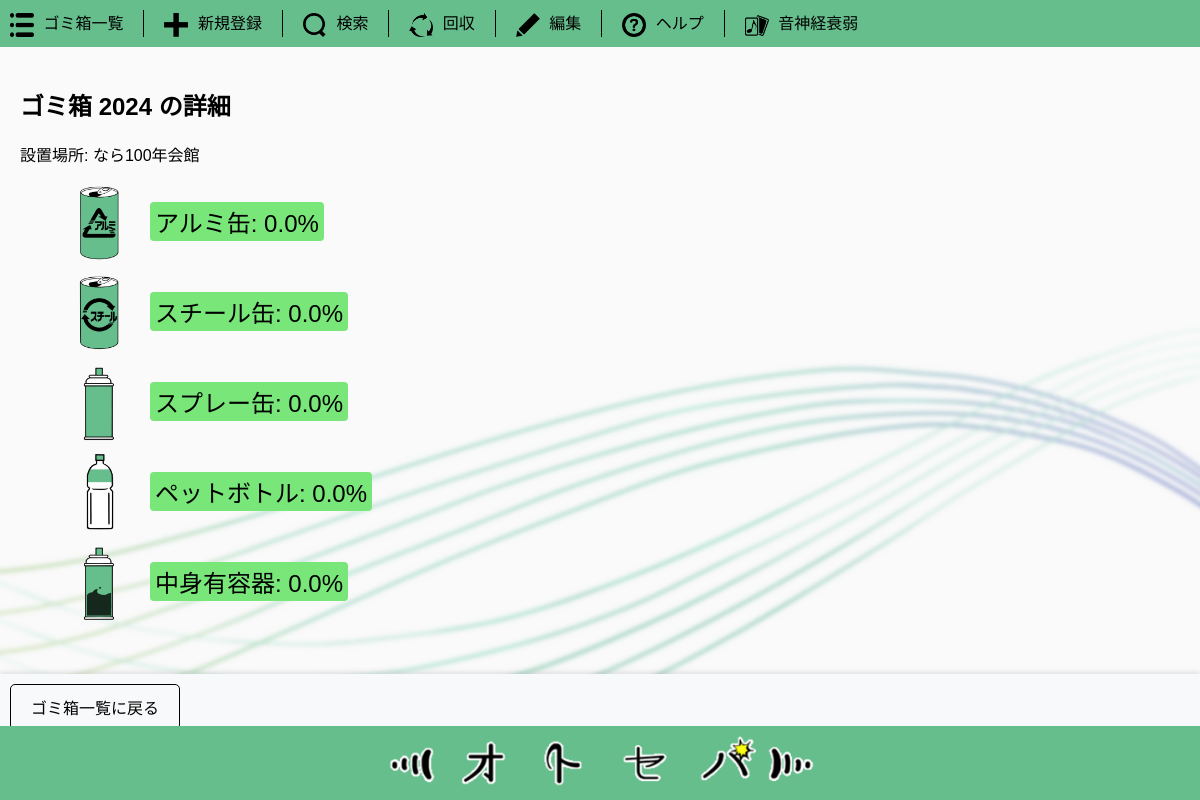
Screenshot of /bin/2024 with the database file from the repository.
### tables this page shows
CREATE TABLE bins (
                id TEXT PRIMARY KEY,
                location TEXT NOT NULL
            );

CREATE TABLE garbage (
                bin_id TEXT,
                type TEXT,
                count INTEGER,
                PRIMARY KEY (bin_id, type),
                FOREIGN KEY (bin_id) REFERENCES bins (id)
            );

### app.py (the view)
@app.route('/bin/<string:bin_id>')
def bin_details(bin_id):
    try:
        conn = get_db() # データベース接続を取得
        cursor = conn.cursor()
        cursor.execute("SELECT * FROM bins WHERE id = ?", (bin_id,))
        bin_data = cursor.fetchone() # 指定されたIDの情報を取得
        if bin_data is None:
            logging.error(f"ゴミ箱データが存在しません。") # エラーログ
            flash(f"ゴミ箱ID {bin_id} は存在しません。", 'warning')
            return redirect(url_for('index')) # 一覧ページにリダイレクト
        cursor.execute("SELECT type, count FROM garbage WHERE bin_id = ?", (bin_id,))
        garbage_data = cursor.fetchall()
        cursor.execute("SELECT type, capacity FROM capacities WHERE bin_id = ?", (bin_id,))
        capacity_data = cursor.fetchall()
        garbage_percentages = percentage(garbage_data, capacity_data)
    except sqlite3.Error as e:
        logging.error(f"ゴミ箱の詳細データ 取得エラー: {e}") # エラーをログに記録
        garbage_percentages = [] # エラー時パーセンテージリストを空にする
        flash("ゴミ箱の詳細を取得中にエラーが発生しました。", 'error')
    return render_template('bin_details.html', bin=bin_data, results=garbage_percentages)

### app.py (called while the page is built)
def get_db():
    if 'db' not in g:
        try:
            g.db = sqlite3.connect(DATABASE) # データベースに接続
        except sqlite3.Error as e:
            logging.error(f"データベース接続エラー: {e}") # エラーをログに記録
            raise
    return g.db

def percentage(garbage_data, capacity_data):
    capacities = {row[0]: row[1] for row in capacity_data} # 容量データを辞書に変換
    percentages = []
    for garbage_type, count in garbage_data:
        capacity = capacities.get(garbage_type, 1)  # 0除算対策でデフォルト値を1に設定
        percentage = (count / capacity) * 100 # パーセンテージ計算
        percentages.append((garbage_type, count, capacity, percentage)) # 結果をリストに追加
    return percentages

@app.teardown_appcontext
def close_connection(exception):
    db = g.pop('db', None) # グローバルオブジェクトからデータベース接続を取得
    if db is not None:
        db.close() # データベース接続を閉じる

### templates/bin_details.html (shortened to what this page needs)
{% extends 'layout.html' %}
{% block content %}
<h2>ゴミ箱 {{ bin[0] }} の詳細</h2>
<p>設置場所: {{ bin[1] }}</p>
<ul>
    {% for result in results %}
        <li class="garbage-item">
            <img src="{{ url_for('static', filename='icons/' ~ result[0] ~ '.svg') }}" alt="{{ result[0] }}" class="garbage-icon">
            {% if result[3] >= 80 %}
                <span class="percentage high">
            {% elif result[3] >= 50 %}
                <span class="percentage medium">
            {% else %}
                <span class="percentage low">
            {% endif %}
                {{ result[0] }}: {{ result[3] | round(2) }}%
            </span>
        </li>
    {% endfor %}
</ul>
{% endblock %}

### static/css/styles.css (style rules this page uses)
html, body { height: 100%; margin: 0; padding: 0; box-sizing: border-box; }
body { font-family: Arial, sans-serif; overflow-x: hidden; overflow-y: auto; background-image: url('/static/images/background3.png'); background-size: cover; background-position: center; background-repeat: no-repeat; }
body::after { content: ""; display: block; height: 60px; }
.percentage { padding: 2px 5px; color: #000; font-size: 24px; border-radius: 4px; }
.percentage.low { background-color: rgb(120, 230, 120); }
.garbage-item { display: flex; align-items: center; margin-bottom: 10px; color: #000; }
.garbage-icon { width: 80px; height: 80px; margin-right: 10px; }

### rows the page displays
bins: id "2024", location "なら100年会館"
garbage: type (picture), type "アルミ缶", result "0.0"
garbage: type (picture), type "スチール缶", result "0.0"
garbage: type (picture), type "スプレー缶", result "0.0"
garbage: type (picture), type "ペットボトル", result "0.0"
garbage: type (picture), type "中身有容器", result "0.0"
